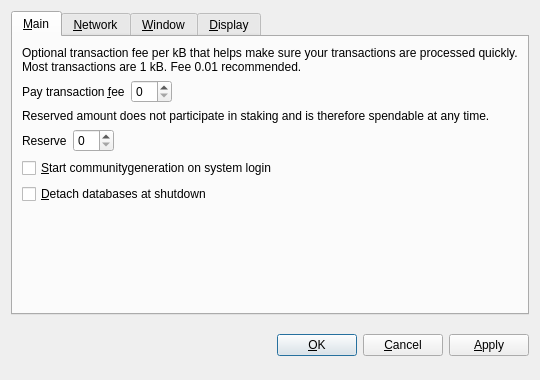
<?xml version="1.0" encoding="UTF-8"?>
<ui version="4.0">
 <class>OptionsDialog</class>
 <widget class="QDialog" name="OptionsDialog">
  <property name="geometry">
   <rect>
    <x>0</x>
    <y>0</y>
    <width>540</width>
    <height>380</height>
   </rect>
  </property>
  <property name="windowTitle">
   <string>Options</string>
  </property>
  <property name="modal">
   <bool>true</bool>
  </property>
  <layout class="QVBoxLayout" name="verticalLayout">
   <item>
    <widget class="QTabWidget" name="tabWidget">
     <property name="tabPosition">
      <enum>QTabWidget::North</enum>
     </property>
     <property name="currentIndex">
      <number>0</number>
     </property>
     <widget class="QWidget" name="tabMain">
      <attribute name="title">
       <string>&amp;Main</string>
      </attribute>
      <layout class="QVBoxLayout" name="verticalLayout_Main">
       <item>
        <widget class="QLabel" name="transactionFeeInfoLabel">
         <property name="text">
          <string>Optional transaction fee per kB that helps make sure your transactions are processed quickly. Most transactions are 1 kB. Fee 0.01 recommended.</string>
         </property>
         <property name="textFormat">
          <enum>Qt::PlainText</enum>
         </property>
         <property name="wordWrap">
          <bool>true</bool>
         </property>
        </widget>
       </item>
       <item>
        <layout class="QHBoxLayout" name="horizontalLayoutFee">
         <item>
          <widget class="QLabel" name="transactionFeeLabel">
           <property name="text">
            <string>Pay transaction &amp;fee</string>
           </property>
           <property name="textFormat">
            <enum>Qt::PlainText</enum>
           </property>
           <property name="buddy">
            <cstring>transactionFee</cstring>
           </property>
          </widget>
         </item>
         <item>
          <widget class="BitcoinAmountField" name="transactionFee"/>
         </item>
         <item>
          <spacer name="horizontalSpacerFee">
           <property name="orientation">
            <enum>Qt::Horizontal</enum>
           </property>
           <property name="sizeHint" stdset="0">
            <size>
             <width>40</width>
             <height>20</height>
            </size>
           </property>
          </spacer>
         </item>
        </layout>
       </item>
       <item>
        <widget class="QLabel" name="reserveBalanceInfoLabel">
         <property name="text">
          <string>Reserved amount does not participate in staking and is therefore spendable at any time.</string>
         </property>
         <property name="textFormat">
          <enum>Qt::PlainText</enum>
         </property>
         <property name="wordWrap">
          <bool>true</bool>
         </property>
        </widget>
       </item>
       <item>
        <layout class="QHBoxLayout" name="horizontalLayoutReserveBalance">
         <item>
          <widget class="QLabel" name="reserveBalanceLabel">
           <property name="text">
            <string>Reserve</string>
           </property>
           <property name="textFormat">
            <enum>Qt::PlainText</enum>
           </property>
           <property name="buddy">
            <cstring>reserveBalance</cstring>
           </property>
          </widget>
         </item>
         <item>
          <widget class="BitcoinAmountField" name="reserveBalance"/>
         </item>
         <item>
          <spacer name="horizontalSpacerReserveBalance">
           <property name="orientation">
            <enum>Qt::Horizontal</enum>
           </property>
           <property name="sizeHint" stdset="0">
            <size>
             <width>40</width>
             <height>20</height>
            </size>
           </property>
          </spacer>
         </item>
        </layout>
       </item>
       <item>
        <widget class="QCheckBox" name="bitcoinAtStartup">
         <property name="toolTip">
          <string>Automatically start communitygeneration after logging in to the system.</string>
         </property>
         <property name="text">
          <string>&amp;Start communitygeneration on system login</string>
         </property>
        </widget>
       </item>
       <item>
        <widget class="QCheckBox" name="detachDatabases">
         <property name="toolTip">
          <string>Detach block and address databases at shutdown. This means they can be moved to another data directory, but it slows down shutdown. The wallet is always detached.</string>
         </property>
         <property name="text">
          <string>&amp;Detach databases at shutdown</string>
         </property>
        </widget>
       </item>
       <item>
        <spacer name="verticalSpacer_Main">
         <property name="orientation">
          <enum>Qt::Vertical</enum>
         </property>
         <property name="sizeHint" stdset="0">
          <size>
           <width>20</width>
           <height>40</height>
          </size>
         </property>
        </spacer>
       </item>
      </layout>
     </widget>
     <widget class="QWidget" name="tabNetwork">
      <attribute name="title">
       <string>&amp;Network</string>
      </attribute>
      <layout class="QVBoxLayout" name="verticalLayout_Network">
       <item>
        <widget class="QCheckBox" name="mapPortUpnp">
         <property name="toolTip">
          <string>Automatically open the communitygeneration client port on the router. This only works when your router supports UPnP and it is enabled.</string>
         </property>
         <property name="text">
          <string>Map port using &amp;UPnP</string>
         </property>
        </widget>
       </item>
       <item>
        <widget class="QCheckBox" name="connectSocks">
         <property name="toolTip">
          <string>Connect to the communitygeneration network through a SOCKS proxy (e.g. when connecting through Tor).</string>
         </property>
         <property name="text">
          <string>&amp;Connect through SOCKS proxy:</string>
         </property>
        </widget>
       </item>
       <item>
        <layout class="QHBoxLayout" name="horizontalLayout_Network">
         <item>
          <widget class="QLabel" name="proxyIpLabel">
           <property name="text">
            <string>Proxy &amp;IP:</string>
           </property>
           <property name="textFormat">
            <enum>Qt::PlainText</enum>
           </property>
           <property name="buddy">
            <cstring>proxyIp</cstring>
           </property>
          </widget>
         </item>
         <item>
          <widget class="QValidatedLineEdit" name="proxyIp">
           <property name="maximumSize">
            <size>
             <width>140</width>
             <height>16777215</height>
            </size>
           </property>
           <property name="toolTip">
            <string>IP address of the proxy (e.g. 127.0.0.1)</string>
           </property>
          </widget>
         </item>
         <item>
          <widget class="QLabel" name="proxyPortLabel">
           <property name="text">
            <string>&amp;Port:</string>
           </property>
           <property name="textFormat">
            <enum>Qt::PlainText</enum>
           </property>
           <property name="buddy">
            <cstring>proxyPort</cstring>
           </property>
          </widget>
         </item>
         <item>
          <widget class="QLineEdit" name="proxyPort">
           <property name="maximumSize">
            <size>
             <width>55</width>
             <height>16777215</height>
            </size>
           </property>
           <property name="toolTip">
            <string>Port of the proxy (e.g. 9050)</string>
           </property>
          </widget>
         </item>
         <item>
          <widget class="QLabel" name="socksVersionLabel">
           <property name="text">
            <string>SOCKS &amp;Version:</string>
           </property>
           <property name="textFormat">
            <enum>Qt::PlainText</enum>
           </property>
           <property name="buddy">
            <cstring>socksVersion</cstring>
           </property>
          </widget>
         </item>
         <item>
          <widget class="QValueComboBox" name="socksVersion">
           <property name="toolTip">
            <string>SOCKS version of the proxy (e.g. 5)</string>
           </property>
          </widget>
         </item>
         <item>
          <spacer name="horizontalSpacer_Network">
           <property name="orientation">
            <enum>Qt::Horizontal</enum>
           </property>
           <property name="sizeHint" stdset="0">
            <size>
             <width>40</width>
             <height>20</height>
            </size>
           </property>
          </spacer>
         </item>
        </layout>
       </item>
       <item>
        <spacer name="verticalSpacer_Network">
         <property name="orientation">
          <enum>Qt::Vertical</enum>
         </property>
         <property name="sizeHint" stdset="0">
          <size>
           <width>20</width>
           <height>40</height>
          </size>
         </property>
        </spacer>
       </item>
      </layout>
     </widget>
     <widget class="QWidget" name="tabWindow">
      <attribute name="title">
       <string>&amp;Window</string>
      </attribute>
      <layout class="QVBoxLayout" name="verticalLayout_Window">
       <item>
        <widget class="QCheckBox" name="minimizeToTray">
         <property name="toolTip">
          <string>Show only a tray icon after minimizing the window.</string>
         </property>
         <property name="text">
          <string>&amp;Minimize to the tray instead of the taskbar</string>
         </property>
        </widget>
       </item>
       <item>
        <widget class="QCheckBox" name="minimizeOnClose">
         <property name="toolTip">
          <string>Minimize instead of exit the application when the window is closed. When this option is enabled, the application will be closed only after selecting Quit in the menu.</string>
         </property>
         <property name="text">
          <string>M&amp;inimize on close</string>
         </property>
        </widget>
       </item>
       <item>
        <spacer name="verticalSpacer_Window">
         <property name="orientation">
          <enum>Qt::Vertical</enum>
         </property>
         <property name="sizeHint" stdset="0">
          <size>
           <width>20</width>
           <height>40</height>
          </size>
         </property>
        </spacer>
       </item>
      </layout>
     </widget>
     <widget class="QWidget" name="tabDisplay">
      <attribute name="title">
       <string>&amp;Display</string>
      </attribute>
      <layout class="QVBoxLayout" name="verticalLayout_Display">
       <item>
        <layout class="QHBoxLayout" name="horizontalLayout_1_Display">
         <item>
          <widget class="QLabel" name="langLabel">
           <property name="text">
            <string>User Interface &amp;language:</string>
           </property>
           <property name="textFormat">
            <enum>Qt::PlainText</enum>
           </property>
           <property name="buddy">
            <cstring>lang</cstring>
           </property>
          </widget>
         </item>
         <item>
          <widget class="QValueComboBox" name="lang">
           <property name="toolTip">
            <string>The user interface language can be set here. This setting will take effect after restarting communitygeneration.</string>
           </property>
          </widget>
         </item>
        </layout>
       </item>
       <item>
        <layout class="QHBoxLayout" name="horizontalLayout_2_Display">
         <item>
          <widget class="QLabel" name="unitLabel">
           <property name="text">
            <string>&amp;Unit to show amounts in:</string>
           </property>
           <property name="textFormat">
            <enum>Qt::PlainText</enum>
           </property>
           <property name="buddy">
            <cstring>unit</cstring>
           </property>
          </widget>
         </item>
         <item>
          <widget class="QValueComboBox" name="unit">
           <property name="toolTip">
            <string>Choose the default subdivision unit to show in the interface and when sending coins.</string>
           </property>
          </widget>
         </item>
        </layout>
       </item>
       <item>
        <widget class="QCheckBox" name="usecommunitygenerationTheme">
         <property name="text">
          <string>Use communitygeneration visual theme (requires restart)</string>
         </property>
        </widget>
       </item>	   
       <item>
        <widget class="QCheckBox" name="displayAddresses">
         <property name="toolTip">
          <string>Whether to show communitygeneration addresses in the transaction list or not.</string>
         </property>
         <property name="text">
          <string>&amp;Display addresses in transaction list</string>
         </property>
        </widget>
       </item>
       <item>
        <widget class="QCheckBox" name="coinControlFeatures">
         <property name="toolTip">
          <string>Whether to show coin control features or not.</string>
         </property>
         <property name="text">
          <string>Display coin &amp;control features (experts only!)</string>
         </property>
        </widget>
       </item>
       <item>
        <spacer name="verticalSpacer_Display">
         <property name="orientation">
          <enum>Qt::Vertical</enum>
         </property>
         <property name="sizeHint" stdset="0">
          <size>
           <width>20</width>
           <height>40</height>
          </size>
         </property>
        </spacer>
       </item>
      </layout>
     </widget>
    </widget>
   </item>
   <item>
    <layout class="QHBoxLayout" name="horizontalLayout_Buttons">
     <item>
      <spacer name="horizontalSpacer_1">
       <property name="orientation">
        <enum>Qt::Horizontal</enum>
       </property>
       <property name="sizeHint" stdset="0">
        <size>
         <width>40</width>
         <height>48</height>
        </size>
       </property>
      </spacer>
     </item>
     <item>
      <widget class="QLabel" name="statusLabel">
       <property name="font">
        <font>
         <weight>75</weight>
         <bold>true</bold>
        </font>
       </property>
       <property name="text">
        <string/>
       </property>
       <property name="textFormat">
        <enum>Qt::PlainText</enum>
       </property>
       <property name="wordWrap">
        <bool>true</bool>
       </property>
      </widget>
     </item>
     <item>
      <spacer name="horizontalSpacer_2">
       <property name="orientation">
        <enum>Qt::Horizontal</enum>
       </property>
       <property name="sizeHint" stdset="0">
        <size>
         <width>40</width>
         <height>48</height>
        </size>
       </property>
      </spacer>
     </item>
     <item>
      <widget class="QPushButton" name="okButton">
       <property name="text">
        <string>&amp;OK</string>
       </property>
      </widget>
     </item>
     <item>
      <widget class="QPushButton" name="cancelButton">
       <property name="text">
        <string>&amp;Cancel</string>
       </property>
       <property name="autoDefault">
        <bool>false</bool>
       </property>
      </widget>
     </item>
     <item>
      <widget class="QPushButton" name="applyButton">
       <property name="text">
        <string>&amp;Apply</string>
       </property>
       <property name="autoDefault">
        <bool>false</bool>
       </property>
      </widget>
     </item>
    </layout>
   </item>
  </layout>
 </widget>
 <customwidgets>
  <customwidget>
   <class>BitcoinAmountField</class>
   <extends>QSpinBox</extends>
   <header>bitcoinamountfield.h</header>
  </customwidget>
  <customwidget>
   <class>QValueComboBox</class>
   <extends>QComboBox</extends>
   <header>qvaluecombobox.h</header>
  </customwidget>
  <customwidget>
   <class>QValidatedLineEdit</class>
   <extends>QLineEdit</extends>
   <header>qvalidatedlineedit.h</header>
  </customwidget>
 </customwidgets>
 <resources/>
 <connections/>
</ui>
